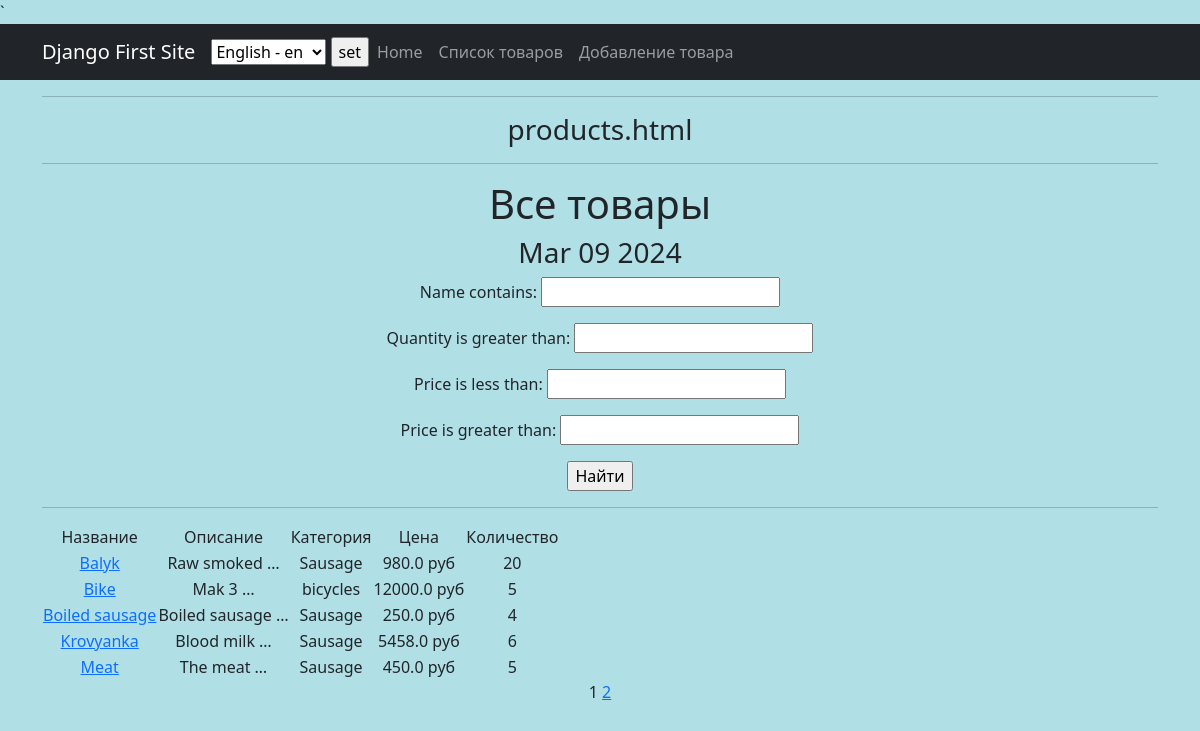
The page / on the database its author committed.
### simpleapp/models.py (models this page shows, shortened)
class Product(models.Model):
    name = models.CharField(max_length=50, unique=True)
    description = models.TextField()
    quantity = models.IntegerField(
        validators=[MinValueValidator(0,
                                      'Quantity should be >= 0')])
    category = models.ForeignKey(to='Category', on_delete=models.CASCADE,
                                 related_name='products',
                                 verbose_name=pgettext_lazy(
                                     'help text for Product model',
                                     'This is the help text'))
    price = models.FloatField(
        validators=[MinValueValidator(0.0,
                                      'Price should be >= 0')])

class Category(models.Model):
    name = models.CharField(max_length=100, unique=True,
                            help_text=_('category name'))  # добавим

### simpleapp/views.py (the view)
# urls.py: path('', ProductsList.as_view(), name='product_list'),
class ProductsList(ListView):
    model = Product
    ordering = 'name'
    template_name = 'products.html'  # шаблон, который будет использоваться
    context_object_name = 'products'  # Переменная в шаблоне в которую
    paginate_by = 5  # вот так можно указать количество записей на странице
    def get_queryset(self):
        queryset = super().get_queryset()
        self.filterset = ProductFilter(self.request.GET, queryset)
        return self.filterset.qs
    def get_context_data(self, **kwargs):
        context = super().get_context_data(**kwargs)
        context['filterset'] = self.filterset
        return context

### simpleapp/templatetags/custom_filters.py (called while the page is built)
@register.filter()
def currency(value, code='rub'):
    postfix = CURRENCIES_SYMBOLS[code]
    return f'{value} {postfix}'

### simpleapp/templatetags/custom_tags.py (called while the page is built)
@register.simple_tag()
def current_time(format_string='%b %d %Y'):
    return datetime.utcnow().strftime(format_string)

@register.simple_tag(takes_context=True)
def url_replace(context, **kwargs):
    d = context['request'].GET.copy()
    for k, v in kwargs.items():
        d[k] = v
    return d.urlencode()

### templates/products.html (shortened to what this page needs)
{% extends 'flatpages/default.html' %}
{% load custom_filters %}
{% load custom_tags %}
{% block content %}
    <hr>
    <h3>products.html</h3>
    <hr>
    <h1>Все товары</h1>
    <h3>{% current_time '%b %d %Y' %}</h3>
    <form action="" method="get">
        {{ filterset.form.as_p }}
        <input type="submit" value="Найти" />
    </form>
  <hr>
        {% if products %}
            <table>
                 <tr>
                    <td>Название</td>
                    <td>Описание</td>
                    <td>Категория</td>
                    <td>Цена</td>
                    <td>Количество</td>
                </tr>
                {% for product in products %}
                <tr>
                    <td>
                        <a href="{% url 'product_detail' pk=product.id %}">{{ product.name }}</a>
                    </td>
                    <td>{{ product.description|truncatewords:2}}</td>
                    <td>{{ product.category.name }}</td>
                    <td>{{ product.price|currency:"rub" }}</td>
                    <td>{{ product.quantity }}</td>
                    <td>
                    </td>
                </tr>
                {% endfor %}
            </table>
        {% else %}
            <h2>Товаров нет!</h2>
        {% endif %}
        {{ page_obj.number }}
        {% if page_obj.has_next %}
            <a href="?{% url_replace page=page_obj.next_page_number %}">{{ page_obj.next_page_number }}</a>
        {% endif %}
{% endblock content %}

### templates/flatpages/default.html (shortened to what this page needs)
<!DOCTYPE html>
{% load i18n %}
<html lang="en">
    <head>
        {% load static %}
        <link href="{% static 'css/styles.css' %}" rel="stylesheet" />
    </head>
    <body>`
       <nav class="navbar navbar-expand-lg navbar-dark bg-dark static-top">
            <div class="container">
                <a class="navbar-brand" href="#">Django First Site</a>
                <form action="{% url 'set_language' %}" method="POST"> {% csrf_token %}
                    {% get_current_language as LANGUAGE_CODE %}
                    <select name="language" id="">
                    {% get_available_languages as LANGUAGES %}
                    {% get_language_info_list for LANGUAGES as languages %}
                    {% for language in languages %}
                        <option value="{{ language.code }}"
                                >
                            {{ language.name_local }} - {{ language.code }}
                        </option>
                    {% endfor %}
                </select>
                <input type="submit" value="set">
                </form>
                <div class="collapse navbar-collapse" id="navbarResponsive">
                    <ul class="navbar-nav ml-auto">
                        <li class="nav-item active">
                            <a class="nav-link" href="/admin/">Home
                            </a>
                        </li>
                        <li class="nav-item">
                            <a class="nav-link" href="/products/">Список товаров</a>
                        </li>
                        <li class="nav-item">
                            <a class="nav-link" href="/products/create/">Добавление товара</a>
                        </li>
                    </ul>
                </div>
            </div>
        </nav>
        <div class="container">
            <div class="row">
                <div class="col-lg-12 text-center">
                    {% block content %}
                    {% endblock content %}
                </div>
            </div>
        </div>
    </body>
</html>

### rows shown on the page
Product: name "Balyk", description "Raw smoked …", category.name "Sausage", price "980.0 руб", quantity "20"
Product: name "Bike", description "Mak 3 …", category.name "bicycles", price "12000.0 руб", quantity "5"
Product: name "Boiled sausage", description "Boiled sausage …", category.name "Sausage", price "250.0 руб", quantity "4"
Product: name "Krovyanka", description "Blood milk …", category.name "Sausage", price "5458.0 руб", quantity "6"
Product: name "Meat", description "The meat …", category.name "Sausage", price "450.0 руб", quantity "5"

### other values the page prints
{{ page_obj.number }} "1"
{{ page_obj.next_page_number }} "2"
form field language "English - en"
